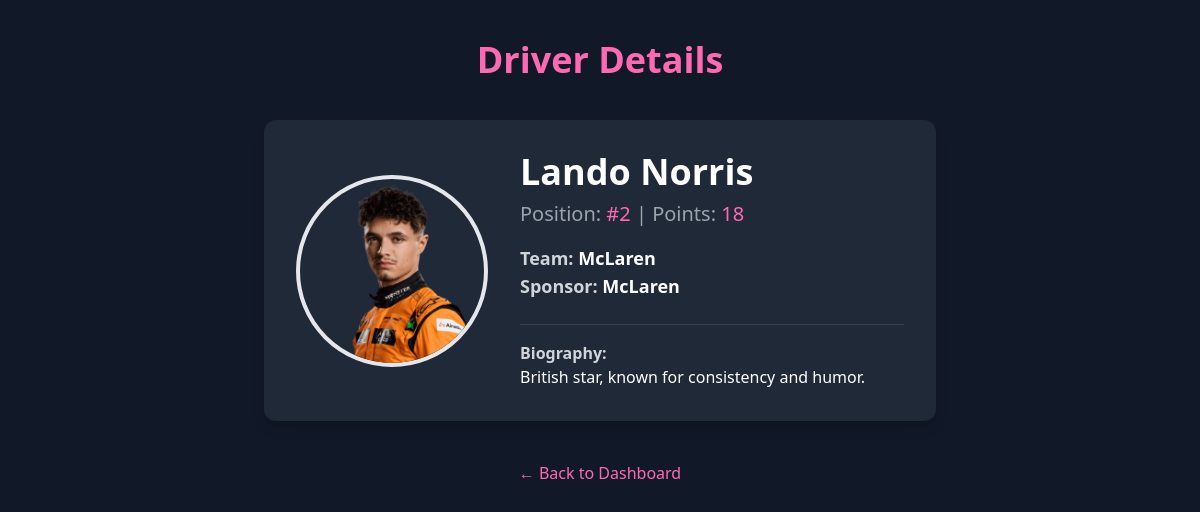
The app's page /driver_details.php?id=3 (signed in) with its own data.
### tables this page shows
CREATE TABLE `drivers` (
  `id` int(11) NOT NULL,
  `fullname` varchar(255) NOT NULL,
  `team_name` varchar(100) NOT NULL,
  `sponsor_name` varchar(100) DEFAULT NULL,
  `standing_position` int(11) DEFAULT NULL,
  `points` int(11) DEFAULT 0,
  `biography` text DEFAULT NULL,
  `image_path` varchar(255) DEFAULT NULL
);

### conn.php (called while the page is built, shortened)
<?php
function get_driver_by_id($conn, $id) {
    $stmt = $conn->prepare("SELECT * FROM drivers WHERE id = ?");
    $stmt->bind_param("i", $id);
    $stmt->execute();
    $result = $stmt->get_result();
    $driver = $result->fetch_assoc();
    return $driver;
}
?>

### driver_details.php (the view, shortened to what this page needs)
<?php
include("conn.php");
$driver_id = $_GET['id'] ?? null;
$driver = null;
if ($driver_id) {
    $driver = get_driver_by_id($conn, $driver_id);
}
?>
<!DOCTYPE html>
<html lang="en">
<head>
    <script src="https://cdn.tailwindcss.com"></script>
</head>
<body class="bg-gray-900 text-white font-sans min-h-screen p-10">
    <header class="text-center mb-10">
        <h1 class="text-4xl font-bold text-hotpink">Driver Details</h1>
    </header>
    <?php if ($driver): ?>
        <div class="max-w-2xl mx-auto bg-gray-800 p-8 rounded-xl shadow-lg flex flex-col md:flex-row gap-8 items-center">
            <div class="md:w-1/3">
                <img src="<?php echo htmlspecialchars($driver['image_path']); ?>" alt="<?php echo htmlspecialchars($driver['fullname']); ?>" class="w-48 h-48 object-cover rounded-full border-4 border-hotpink mx-auto">
            </div>
            <div class="md:w-2/3 text-center md:text-left">
                <h2 class="text-4xl font-extrabold mb-2"><?php echo htmlspecialchars($driver['fullname']); ?></h2>
                <p class="text-xl text-gray-400 mb-4">Position: <span class="text-hotpink">#<?php echo htmlspecialchars($driver['standing_position']); ?></span> | Points: <span class="text-hotpink"><?php echo htmlspecialchars($driver['points']); ?></span></p>
                <p class="text-lg font-semibold mt-4"><strong class="text-gray-300">Team:</strong> <span class="text-white"><?php echo htmlspecialchars($driver['team_name']); ?></span></p>
                <p class="text-lg font-semibold"><strong class="text-gray-300">Sponsor:</strong> <span class="text-white"><?php echo htmlspecialchars($driver['sponsor_name'] ?? 'N/A'); ?></span></p>
                <p class="text-md mt-6 border-t border-gray-700 pt-4">
                    <strong class="text-gray-300">Biography:</strong> <br>
                    <?php echo nl2br(htmlspecialchars($driver['biography'] ?? 'No biography available.')); ?>
                </p>
            </div>
        </div>
    <?php else: ?>
        <p class="text-center text-red-400 text-xl">Driver not found.</p>
    <?php endif; ?>
    <div class="text-center mt-10">
        <a href="dashboard.php" class="text-hotpink hover:text-white transition duration-300">← Back to Dashboard</a>
    </div>
</body>
</html>

### driver_details.php (style rules this page uses)
.text-hotpink { color: hotpink; }

### records on screen
drivers: image_path (picture), fullname "Lando Norris", standing_position "2", points "18", team_name "McLaren", sponsor_name "McLaren", biography "British star, known for consistency and humor."
